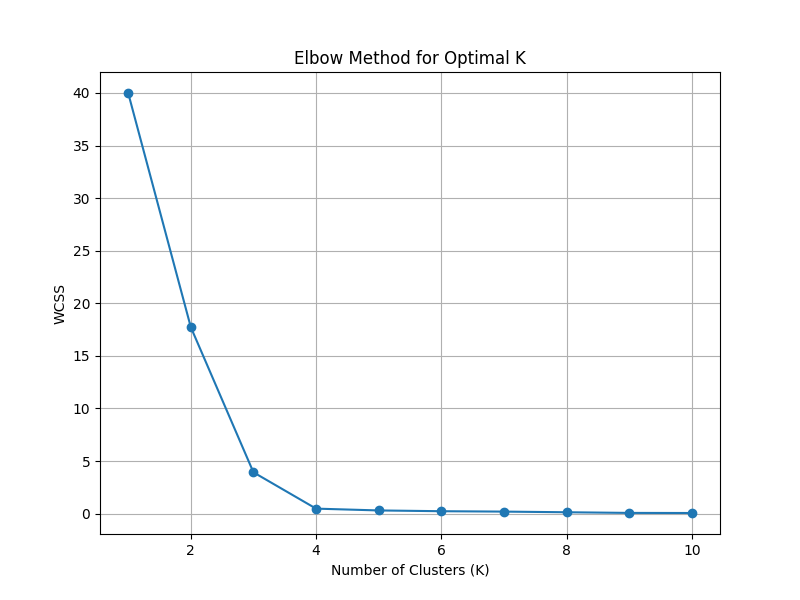

Here is the Python script that generated this plot:
import matplotlib
matplotlib.use('Agg')  # disable GUI

import pandas as pd
import matplotlib.pyplot as plt
from sklearn.cluster import KMeans
from sklearn.preprocessing import StandardScaler

# Dataset
data = {
    'Annual_Income': [15, 16, 17, 18, 19, 20, 30, 32, 34, 36,
                      50, 52, 54, 56, 58, 60, 70, 72, 74, 76],
    'Spending_Score': [39, 40, 42, 43, 44, 45, 60, 62, 64, 65,
                       20, 22, 24, 25, 26, 27, 80, 82, 84, 85]
}

df = pd.DataFrame(data)

# Scale data
scaler = StandardScaler()
X_scaled = scaler.fit_transform(df)

# Elbow method
wcss = []
K = range(1, 11)

for k in K:
    kmeans = KMeans(n_clusters=k, random_state=42)
    kmeans.fit(X_scaled)
    wcss.append(kmeans.inertia_)

# Plot and save
plt.figure(figsize=(8, 6))
plt.plot(K, wcss, marker='o')
plt.xlabel('Number of Clusters (K)')
plt.ylabel('WCSS')
plt.title('Elbow Method for Optimal K')
plt.grid(True)

plt.savefig("/storage/emulated/0/elbow_method.png")
plt.close()

print("✅ Elbow graph saved")
print("📁 Location: Internal Storage → elbow_method.png")
